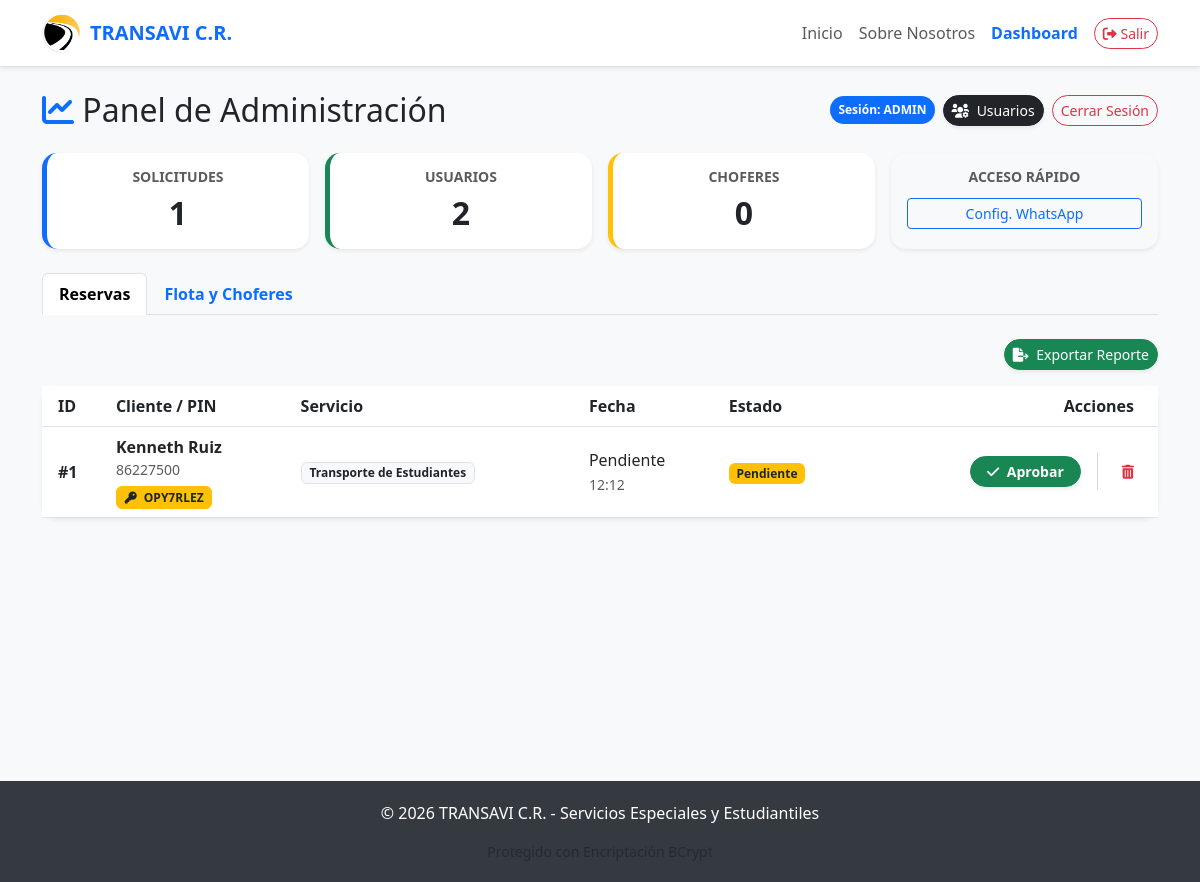
The page /dashboard (signed in) on the database its author committed.
### models.py (models this page shows)
class Reservation(db.Model):
    id = db.Column(db.Integer, primary_key=True)
    client_id = db.Column(db.Integer, db.ForeignKey('client.id'), nullable=True)
    created_at = db.Column(db.String(50), nullable=True)
    date = db.Column(db.String(20)) # Usado como Fecha de Salida (Viaje)
    origin = db.Column(db.String(255))
    origin_url = db.Column(db.String(500))
    departure_time = db.Column(db.String(10))
    needs_pickup = db.Column(db.Boolean)
    pickup_locations = db.Column(db.Text)
    destination = db.Column(db.String(255))
    destination_url = db.Column(db.String(500))
    service_category = db.Column(db.String(50))
    capacity_needed = db.Column(db.Integer)
    comments = db.Column(db.Text)
    status = db.Column(db.String(20), default='Pendiente') # Estados: Pendiente, Aprobada, Cancelada, Revisado
    cancelled_at = db.Column(db.String(50), nullable=True)
    institution_name = db.Column(db.String(100))
    schedule_type = db.Column(db.String(50))
    country = db.Column(db.String(50))       # País destino
    return_date = db.Column(db.String(20))   # Fecha de regreso
    trip_duration = db.Column(db.Integer)    # Cantidad de días

class Client(db.Model):
    id = db.Column(db.Integer, primary_key=True)
    pin = db.Column(db.String(10), unique=True, nullable=False)
    name = db.Column(db.String(50), nullable=False)
    last_name1 = db.Column(db.String(50), nullable=False)
    last_name2 = db.Column(db.String(50), nullable=False)
    phone = db.Column(db.String(8), nullable=False)
    email = db.Column(db.String(100))
    reservations = db.relationship('Reservation', backref='client', lazy=True)

### rutas.py (the view)
@main_bp.route('/dashboard')
@login_required
def dashboard():
    stats = {
        'reservations_count': Reservation.query.count(),
        'users_count': User.query.count(),
        'colabs_count': Collaborator.query.count()
    }
    colaboradores = Collaborator.query.all()
    reservas = Reservation.query.all()
    about = AboutUs.query.first()
    return render_template('dashboard.html', stats=stats, colabs=colaboradores, reservas=reservas, about=about)

### users.py (called while the page is built)
def login_required(f):
    @wraps(f)
    def decorated_function(*args, **kwargs):
        if 'user_id' not in session:
            flash("Debe iniciar sesión para acceder a esta sección.", "warning")
            return redirect(url_for('users.login'))
        return f(*args, **kwargs)
    return decorated_function

### templates/dashboard.html (shortened to what this page needs)
{% extends 'base.html' %}
{% block content %}
<div class="d-flex flex-column flex-md-row justify-content-between align-items-center mb-4">
    <h2 class="mb-3 mb-md-0"><i class="fas fa-chart-line text-primary"></i> Panel de Administración</h2>
    <div class="d-flex gap-2">
        <span class="badge bg-primary p-2 rounded-pill align-self-center">Sesión: {{ session['role']|upper }}</span>
        {% if session['role'] == 'admin' %}
        <a href="{{ url_for('users.manage_users') }}" class="btn btn-dark btn-sm rounded-pill shadow-sm">
            <i class="fas fa-users-cog me-1"></i> Usuarios
        </a>
        {% endif %}
        <a href="/logout" class="btn btn-outline-danger btn-sm rounded-pill">Cerrar Sesión</a>
    </div>
</div>
<div class="row mb-4 g-3 text-center">
    <div class="col-6 col-md-3">
        <div class="card p-3 shadow-sm border-0 h-100" style="border-left: 5px solid #0d6efd !important;">
            <h6 class="text-muted small fw-bold">SOLICITUDES</h6>
            <h2 class="fw-bold m-0">{{ stats.reservations_count }}</h2>
        </div>
    </div>
    <div class="col-6 col-md-3">
        <div class="card p-3 shadow-sm border-0 h-100" style="border-left: 5px solid #198754 !important;">
            <h6 class="text-muted small fw-bold">USUARIOS</h6>
            <h2 class="fw-bold m-0">{{ stats.users_count }}</h2>
        </div>
    </div>
    <div class="col-6 col-md-3">
        <div class="card p-3 shadow-sm border-0 h-100" style="border-left: 5px solid #ffc107 !important;">
            <h6 class="text-muted small fw-bold">CHOFERES</h6>
            <h2 class="fw-bold m-0">{{ stats.colabs_count }}</h2>
        </div>
    </div>
    <div class="col-6 col-md-3">
        <div class="card p-3 shadow-sm border-0 h-100 bg-light">
            <h6 class="text-muted small fw-bold">ACCESO RÁPIDO</h6>
            <div class="d-grid mt-1">
                <button class="btn btn-sm btn-outline-primary" data-bs-toggle="modal" data-bs-target="#whatsappModal">Config. WhatsApp</button>
            </div>
        </div>
    </div>
</div>
<ul class="nav nav-tabs mb-4" id="adminTabs" role="tablist">
    <li class="nav-item" role="presentation">
        <button class="nav-link active fw-bold" id="res-tab" data-bs-toggle="tab" data-bs-target="#reservas" type="button" role="tab">Reservas</button>
    </li>
    <li class="nav-item" role="presentation">
        <button class="nav-link fw-bold" id="flota-tab" data-bs-toggle="tab" data-bs-target="#flota" type="button" role="tab">Flota y Choferes</button>
    </li>
</ul>
<div class="tab-content" id="adminTabsContent">
    <div class="tab-pane fade show active" id="reservas" role="tabpanel">
        <div class="d-flex justify-content-end mb-3">
            <a href="{{ url_for('main.export_data') }}" class="btn btn-success btn-sm rounded-pill shadow-sm">
                <i class="fas fa-file-export me-1"></i> Exportar Reporte
            </a>
        </div>
        <div class="card shadow-sm border-0">
            <div class="card-body p-0">
                <div class="table-responsive">
                    <table class="table table-hover align-middle mb-0">
                        <thead class="bg-light">
                            <tr>
                                <th class="ps-3">ID</th>
                                <th>Cliente / PIN</th>
                                <th>Servicio</th>
                                <th>Fecha</th>
                                <th>Estado</th>
                                <th class="text-end pe-4" style="min-width: 180px;">Acciones</th>
                            </tr>
                        </thead>
                        <tbody>
                            {% for r in reservas %}
                            <tr>
                                <td class="ps-3 fw-bold">#{{ r.id }}</td>
                                <td>
                                    {% if r.client %}
                                        <div class="fw-bold">{{ r.client.name }} {{ r.client.last_name1 }}</div>
                                        <div class="small text-muted mb-1">{{ r.client.phone }}</div>
                                        <span class="badge bg-warning text-dark border border-warning" title="PIN de Cliente">
                                            <i class="fas fa-key me-1"></i> {{ r.client.pin }}
                                        </span>
                                    {% else %}
                                        <span class="text-muted">Sin Cliente</span>
                                    {% endif %}
                                </td>
                                <td>
                                    <span class="badge bg-light text-dark border">{{ r.service_category }}</span>
                                </td>
                                <td>
                                    {{ r.date }}<br>
                                    <small class="text-muted">{{ r.departure_time }}</small>
                                </td>
                                <td>
                                    {% if r.status == 'Pendiente' %}
                                        <span class="badge bg-warning text-dark">Pendiente</span>
                                    {% elif r.status == 'Aprobada' %}
                                        <span class="badge bg-success">Aprobada</span>
                                    {% elif r.status == 'Revisado' %}
                                        <span class="badge bg-success"><i class="fas fa-check-double me-1"></i> Revisado</span>
                                    {% elif r.status == 'Cancelada' %}
                                        <span class="badge bg-danger">Cancelada</span>
                                    {% else %}
                                        <span class="badge bg-secondary">{{ r.status }}</span>
                                    {% endif %}
                                </td>
                                <td class="text-end pe-3">
                                    <div class="d-flex gap-3 justify-content-end align-items-center">
                                        {% if r.status == 'Pendiente' or r.status == 'Revisado' %}
                                            <form action="{{ url_for('main.update_status', id=r.id, new_status='Aprobada') }}" method="POST">
                                                <button class="btn btn-sm btn-success px-3 rounded-pill fw-bold shadow-sm" title="Aprobar Solicitud">
                                                    <i class="fas fa-check me-1"></i> Aprobar
                                                </button>
                                            </form>
                                        {% endif %}
                                        <button onclick="confirmDeletion('res', {{ r.id }})" class="btn btn-sm btn-outline-danger border-0 rounded-circle p-2" title="Eliminar Registro">
                                            <i class="fas fa-trash-alt"></i>
                                        </button>
                                    </div>
                                </td>
                            </tr>
                            {% endfor %}
                        </tbody>
                    </table>
                </div>
            </div>
        </div>
    </div>
</div>
{% endblock %}

### templates/base.html (shortened to what this page needs)
<!DOCTYPE html>
<html lang="es">
<head>
    <link href="https://cdn.jsdelivr.net/npm/bootstrap@5.3.0/dist/css/bootstrap.min.css" rel="stylesheet">
    <link rel="stylesheet" href="https://cdnjs.cloudflare.com/ajax/libs/font-awesome/6.0.0/css/all.min.css">
</head>
<body>
<nav class="navbar navbar-expand-lg navbar-light bg-white border-bottom sticky-top shadow-sm">
    <div class="container">
        <a class="navbar-brand" href="{{ url_for('main.home') }}">
            <img src="{{ url_for('static', filename='img/logo.png') }}" onerror="this.style.display='none'" alt="Logo" width="40" height="40" class="d-inline-block align-text-top me-2" style="object-fit: contain;">
            TRANSAVI C.R.
        </a>
        <div class="collapse navbar-collapse" id="navbarNav">
            <ul class="navbar-nav ms-auto align-items-center">
                <li class="nav-item"><a class="nav-link" href="{{ url_for('main.home') }}">Inicio</a></li>
                <li class="nav-item"><a class="nav-link" href="{{ url_for('main.view_about') }}">Sobre Nosotros</a></li>
                {% if session['user_id'] %}
                    <li class="nav-item"><a class="nav-link text-primary fw-bold" href="{{ url_for('main.dashboard') }}">Dashboard</a></li>
                    <li class="nav-item ms-lg-2">
                        <a class="btn btn-outline-danger btn-sm rounded-pill" href="{{ url_for('users.logout') }}">
                            <i class="fas fa-sign-out-alt"></i> Salir
                        </a>
                    </li>
                {% endif %}
            </ul>
        </div>
    </div>
</nav>
<div class="container mt-4" style="min-height: 80vh;">
    {% block content %}{% endblock %}
</div>
<footer class="text-center">
    <div class="container">
        <p>© 2026 TRANSAVI C.R. - Servicios Especiales y Estudiantiles</p>
        <div class="small text-muted">Protegido con Encriptación BCrypt</div>
    </div>
</footer>
</body>
</html>

### templates/base.html (style rules this page uses)
body { background-color: #f8f9fa; font-family: 'Segoe UI', Tahoma, Geneva, Verdana, sans-serif; }
.navbar-brand { font-weight: bold; color: #0d6efd !important; display: flex; align-items: center; }
footer { background: #343a40; color: white; padding: 20px 0; margin-top: 50px; }
.card { border: none; border-radius: 15px; box-shadow: 0 4px 6px rgba(0,0,0,0.1); }
.nav-link { font-weight: 500; }

### rows shown on the page
Reservation: id "1", client.name "Kenneth", client.last_name1 "Ruiz", client.phone "86227500", client.pin "OPY7RLEZ", service_category "Transporte de Estudiantes", date "Pendiente", departure_time "12:12", status "Pendiente"

### other values the page prints
{{ session['role']|upper }} "ADMIN"
{{ stats.reservations_count }} "1"
{{ stats.users_count }} "2"
{{ stats.colabs_count }} "0"
